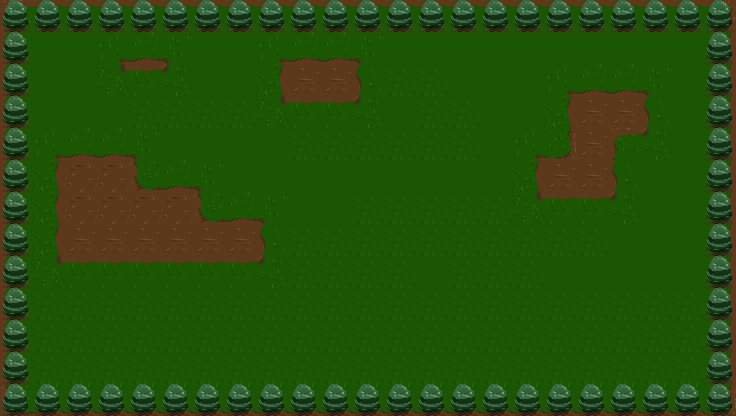

Rendered tile map (Tiled .tmx) drawn with the repository's tilesets; below, a short description and the full map source, tile grids included:
An orthogonal 23x13 tile map with 32x32 px tiles, 4 tile layers (Ground, Undestructible Object, Destructible Object, Gate).

<map version="1.10" tiledversion="1.12.2" orientation="orthogonal" renderorder="right-down" width="23" height="13" tilewidth="32" tileheight="32" infinite="0" nextlayerid="5" nextobjectid="1">
 <tileset firstgid="1" source="GroundSheet.tsx" />
 <layer id="1" name="Ground" width="23" height="13">
  <data encoding="csv">
2,3,3,3,3,3,3,3,3,3,3,3,3,3,3,3,3,3,3,3,3,3,4,
7,1,1,17,13,18,1,1,17,13,13,18,1,1,1,1,1,1,1,1,1,1,9,
7,1,1,19,3,16,1,1,9,11,11,7,8,8,1,1,1,17,13,13,18,1,9,
7,1,1,1,8,8,8,8,19,3,3,16,1,8,8,1,1,9,11,11,7,1,9,
7,17,13,13,18,1,1,1,1,8,8,8,8,8,8,1,17,14,11,2,16,1,9,
7,9,6,6,12,13,18,1,1,1,1,1,1,1,1,1,9,11,11,7,1,1,9,
7,9,6,6,6,6,12,13,18,1,1,8,8,8,8,8,19,3,3,16,1,1,9,
7,9,11,11,11,11,11,11,7,8,8,8,8,8,8,8,8,8,8,1,1,1,9,
7,19,3,3,3,3,3,3,16,8,8,8,8,1,8,8,8,1,1,1,1,1,9,
7,8,8,8,8,8,8,8,8,8,8,8,8,8,8,8,8,8,8,8,8,8,9,
7,8,8,8,8,8,8,8,8,8,8,8,8,8,8,8,8,8,8,8,8,8,9,
7,8,8,8,8,8,8,8,8,8,8,8,8,8,8,8,8,8,8,8,8,8,9,
12,13,13,13,13,13,13,13,13,13,13,13,13,13,13,13,13,13,13,13,13,13,14
</data>
 </layer>
 <layer id="2" name="Undestructible Object" width="23" height="13">
  <data encoding="csv">
5,5,5,5,5,5,5,5,5,5,5,5,5,5,5,5,5,5,5,5,5,5,5,
5,0,0,0,0,0,0,0,0,0,0,0,0,0,0,0,0,0,0,0,0,0,5,
5,0,0,0,0,0,0,0,0,0,0,0,0,0,0,0,0,0,0,0,0,0,5,
5,0,0,0,0,0,0,0,0,0,0,0,0,0,0,0,0,0,0,0,0,0,5,
5,0,0,0,0,0,0,0,0,0,0,0,0,0,0,0,0,0,0,0,0,0,5,
5,0,0,0,0,0,0,0,0,0,0,0,0,0,0,0,0,0,0,0,0,0,5,
5,0,0,0,0,0,0,0,0,0,0,0,0,0,0,0,0,0,0,0,0,0,5,
5,0,0,0,0,0,0,0,0,0,0,0,0,0,0,0,0,0,0,0,0,0,5,
5,0,0,0,0,0,0,0,0,0,0,0,0,0,0,0,0,0,0,0,0,0,5,
5,0,0,0,0,0,0,0,0,0,0,0,0,0,0,0,0,0,0,0,0,0,5,
5,0,0,0,0,0,0,0,0,0,0,0,0,0,0,0,0,0,0,0,0,0,5,
5,0,0,0,0,0,0,0,0,0,0,0,0,0,0,0,0,0,0,0,0,0,5,
5,5,5,5,5,5,5,5,5,5,5,5,5,5,5,5,5,5,5,5,5,5,5
</data>
 </layer>
 <layer id="3" name="Destructible Object" width="23" height="13">
  <data encoding="csv">
0,0,0,0,0,0,0,0,0,0,0,0,0,0,0,0,0,0,0,0,0,0,0,
0,0,0,0,0,0,0,0,0,0,0,0,0,0,0,0,0,0,0,0,0,0,0,
0,0,0,0,0,0,0,0,0,0,0,0,0,0,0,0,0,0,0,0,0,0,0,
0,0,0,0,0,0,0,0,0,0,0,0,0,0,0,0,0,0,0,0,0,0,0,
0,0,0,0,0,0,0,0,0,0,0,0,0,0,0,0,0,0,0,0,0,0,0,
0,0,0,0,0,0,0,0,0,0,0,0,0,0,0,0,0,0,0,0,0,0,0,
0,0,0,0,0,0,0,0,0,0,0,0,0,0,0,0,0,0,0,0,0,0,0,
0,0,0,0,0,0,0,0,0,0,0,0,0,0,0,0,0,0,0,0,0,0,0,
0,0,0,0,0,0,0,0,0,0,0,0,0,0,0,0,0,0,0,0,0,0,0,
0,0,0,0,0,0,0,0,0,0,0,0,0,0,0,0,0,0,0,0,0,0,0,
0,0,0,0,0,0,0,0,0,0,0,0,0,0,0,0,0,0,0,0,0,0,0,
0,0,0,0,0,0,0,0,0,0,0,0,0,0,0,0,0,0,0,0,0,0,0,
0,0,0,0,0,0,0,0,0,0,0,0,0,0,0,0,0,0,0,0,0,0,0
</data>
 </layer>
 <layer id="4" name="Gate" width="23" height="13">
  <data encoding="csv">
0,0,0,0,0,0,0,0,0,0,0,0,0,0,0,0,0,0,0,0,0,0,0,
0,0,0,0,0,0,0,0,0,0,0,0,0,0,0,0,0,0,0,0,0,0,0,
0,0,0,0,0,0,0,0,0,0,0,0,0,0,0,0,0,0,0,0,0,0,0,
0,0,0,0,0,0,0,0,0,0,0,0,0,0,0,0,0,0,0,0,0,0,0,
0,0,0,0,0,0,0,0,0,0,0,0,0,0,0,0,0,0,0,0,0,0,0,
0,0,0,0,0,0,0,0,0,0,0,0,0,0,0,0,0,0,0,0,0,0,0,
0,0,0,0,0,0,0,0,0,0,0,0,0,0,0,0,0,0,0,0,0,0,0,
0,0,0,0,0,0,0,0,0,0,0,0,0,0,0,0,0,0,0,0,0,0,0,
0,0,0,0,0,0,0,0,0,0,0,0,0,0,0,0,0,0,0,0,0,0,0,
0,0,0,0,0,0,0,0,0,0,0,0,0,0,0,0,0,0,0,0,0,0,0,
0,0,0,0,0,0,0,0,0,0,0,0,0,0,0,0,0,0,0,0,0,0,0,
0,0,0,0,0,0,0,0,0,0,0,0,0,0,0,0,0,0,0,0,0,0,0,
0,0,0,0,0,0,0,0,0,0,0,0,0,0,0,0,0,0,0,0,0,0,0
</data>
 </layer>
</map>
